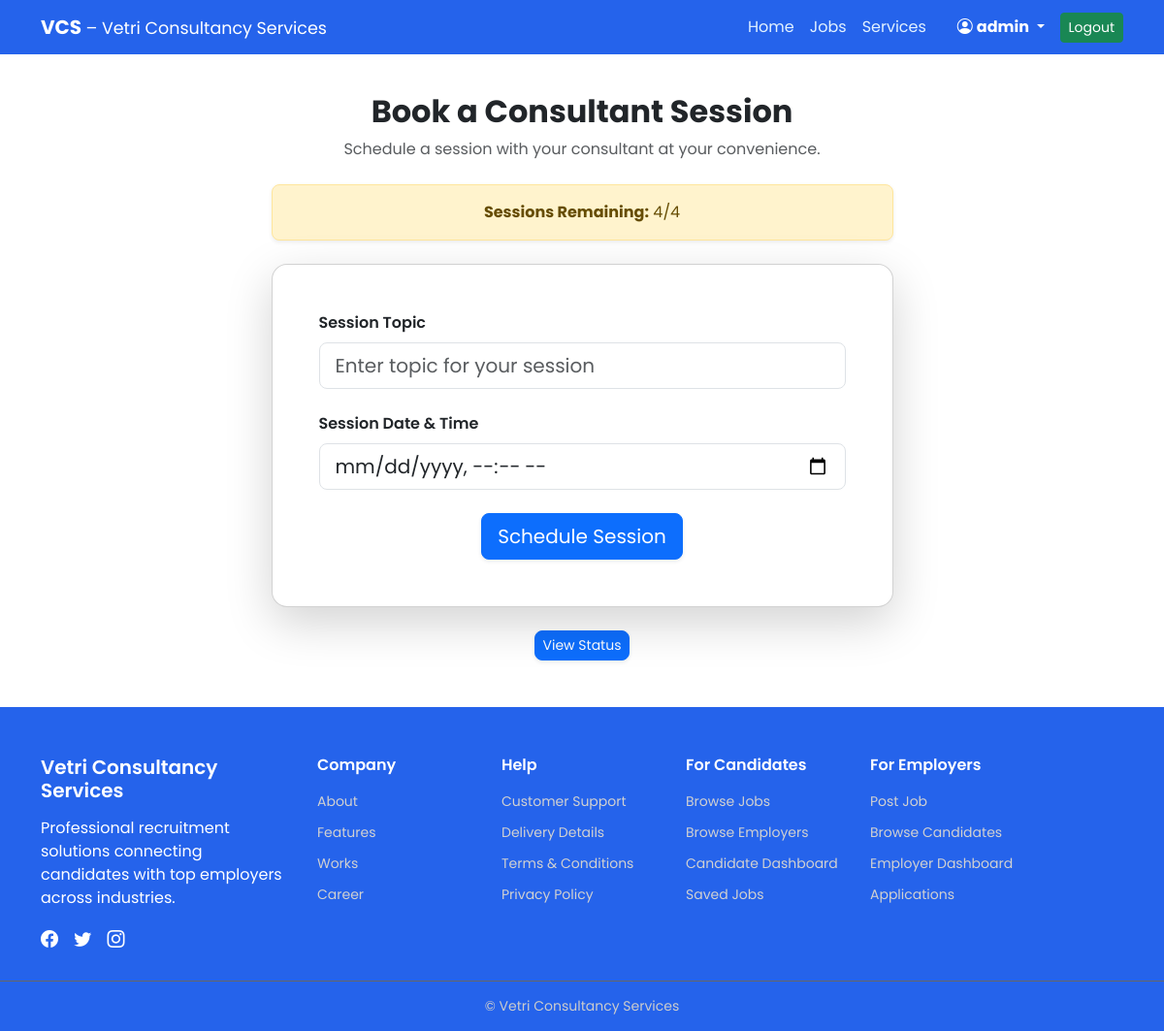
Screenshot of /pro_features/session/ (signed in) with the database file from the repository.
### accounts/models.py (models this page shows)
class User(AbstractUser):
    USER_TYPE = (
        ('free', 'Free'),
        ('pro', 'Pro'),
        ('pro_plus', 'Pro Plus'),
        ('consultant', 'Consultant'),
        ('admin', 'Admin'),
        ('trainee','Trainee'),
    )
    user_type = models.CharField(
        max_length=15,
        choices=USER_TYPE,
        default='free'
    )
    pro_subscription_active = models.BooleanField(default=False)
    whatsapp_number = models.CharField(max_length=15, blank=True, null=True)

### pro_features/models.py (models this page shows, shortened)
class ConsultantSessionQuota(models.Model):
    user = models.OneToOneField(User,on_delete=models.CASCADE)
    total_sessions = models.IntegerField(default=1)
    remaining_sessions = models.IntegerField(default=1)
    month = models.IntegerField()

### pro_features/views.py (the view, shortened to what this page needs)
# urls.py: path('session/', views.schedule_session, name='schedule_session'),
@login_required
def schedule_session(request):
    user_type_raw = request.user.profile.user_type
    user_type = user_type_raw.lower().replace("_", "").replace(" ", "").strip()
    now = datetime.now()
    perks = []
    mock_interview_info = None
    total_sessions = 4 if user_type == "proplus" else 1
    quota, created = ConsultantSessionQuota.objects.get_or_create(
        user=request.user,
        month=now.month,
        defaults={
            "total_sessions": total_sessions,
            "remaining_sessions": total_sessions
        }
    )
    if user_type == "proplus":
        if quota.remaining_sessions < total_sessions or quota.total_sessions < total_sessions:
            quota.total_sessions = total_sessions
            quota.remaining_sessions = total_sessions
            quota.save()
    if user_type == "proplus":
        perks = [
            "4 live consultant-led mock interviews per month with detailed feedback and improvement plans",
            "4 one-to-one career mentoring sessions (30 mins each) per month; SLA of 2 business hours for escalations"
        ]
    scheduled_sessions = ConsultantSession.objects.filter(
        user=request.user,
        session_date__month=now.month
    ).order_by("session_date")
    mock_interview_info = {
        "total": quota.total_sessions,
        "used": quota.total_sessions - quota.remaining_sessions,
        "remaining": quota.remaining_sessions
    }
    return render(request, "pro_features/session.html", {
        "quota": quota,
        "perks": perks,
        "mock_interview_info": mock_interview_info,
        "scheduled_sessions": scheduled_sessions,
        "user_type": user_type
    })

### pro_features/templates/pro_features/session.html (shortened to what this page needs)
{% extends "base.html" %}
{% block content %}
<div class="container mt-5 pt-5 mb-5">
    <div class="row justify-content-center">
        <div class="col-lg-7">
            <div class="text-center mb-4">
                <h2 class="fw-bold">Book a Consultant Session</h2>
                <p class="text-muted">Schedule a session with your consultant at your convenience.</p>
            </div>
            <div class="alert alert-warning rounded-3 text-center mb-4 shadow-sm">
                <strong>Sessions Remaining:</strong>
                {{ quota.remaining_sessions }}/{{ quota.total_sessions }}
            </div>
            <div class="card shadow-lg rounded-4 p-5 mb-4">
                <form method="POST">
                    <div class="mb-4">
                        <label class="form-label fw-semibold">Session Topic</label>
                        <input type="text" name="topic"
                               class="form-control form-control-lg rounded-3"
                               placeholder="Enter topic for your session"
                               required>
                    </div>
                    <div class="mb-4">
                        <label class="form-label fw-semibold">Session Date & Time</label>
                        <input type="datetime-local" name="session_date"
                               class="form-control form-control-lg rounded-3"
                               required>
                    </div>
                    <div class="d-flex justify-content-center mt-3">
    <button type="submit" class="btn btn-primary btn-lg rounded-3 shadow-sm">
        Schedule Session
    </button>
</div>
                </form>
            </div>
<div class="d-flex justify-content-center mt-4">
    <a href="{% url 'pro_features:my_sessions_status' %}"
       class="btn btn-primary btn-sm rounded-3 shadow-sm">
       View Status
    </a>
</div>
        </div>
    </div>
</div>
{% endblock %}

### templates/base.html (shortened to what this page needs)
{% load static %}
<!DOCTYPE html>
<html lang="en">
<head>
    <link rel="stylesheet" href="https://cdn.jsdelivr.net/npm/bootstrap-icons@1.11.3/font/bootstrap-icons.css">
    <link href="https://cdn.jsdelivr.net/npm/bootstrap@5.3.2/dist/css/bootstrap.min.css" rel="stylesheet">
</head>
<body>
<nav class="navbar navbar-expand-lg navbar-dark fixed-top">
  <div class="container">
    <a class="navbar-brand fw-bold" href="{% url 'dashboard' %}">
      VCS <span class="fw-normal small">– Vetri Consultancy Services</span>
    </a>
    <div class="collapse navbar-collapse" id="vcsNav">
      <ul class="navbar-nav ms-auto align-items-lg-center">
        {% if user.is_authenticated %}
          <li class="nav-item">
            <a class="nav-link {% if request.resolver_match.url_name == 'dashboard' %}active{% endif %}" href="{% url 'dashboard' %}">Home</a>
          </li>
          <li class="nav-item">
            <a class="nav-link {% if request.resolver_match.url_name == 'job_list' and request.resolver_match.namespace == 'jobs' %}active{% endif %}" href="{% url 'jobs:job_list' %}">Jobs</a>
          </li>
          <li class="nav-item">
            <a class="nav-link {% if request.resolver_match.url_name == 'services' %}active{% endif %}" href="{% url 'services' %}">Services</a>
          </li>
          <li class="nav-item dropdown ms-lg-3">
            <a class="nav-link dropdown-toggle text-white fw-bold" href="#" id="userDropdown" role="button" data-bs-toggle="dropdown" aria-expanded="false">
              <i class="bi bi-person-circle me-1"></i>{{ user.username }}
            </a>
          </li>
          <li class="nav-item ms-lg-2">
            <form method="post" action="{% url 'logout' %}">
              <button class="btn btn-success btn-sm">Logout</button>
            </form>
          </li>
        {% endif %}
      </ul>
    </div>
  </div>
</nav>
<div  >
    {% block content %}{% endblock %}
</div>
<footer class="vcs-footer mt-5">
  <div class="container">
    <div class="row gy-4">
      <div class="col-lg-3 col-md-6">
        <h5 class="footer-logo">Vetri Consultancy Services</h5>
        <p class="footer-text">
          Professional recruitment solutions connecting candidates with top employers across industries.
        </p>
        <div class="footer-social">
          <i class="bi bi-facebook"></i>
          <i class="bi bi-twitter"></i>
          <i class="bi bi-instagram"></i>
        </div>
      </div>
      <div class="col-lg-2 col-md-6">
        <h6>Company</h6>
        <ul>
          <li><a href="#">About</a></li>
          <li><a href="#">Features</a></li>
          <li><a href="#">Works</a></li>
          <li><a href="#">Career</a></li>
        </ul>
      </div>
      <div class="col-lg-2 col-md-6">
        <h6>Help</h6>
        <ul>
          <li><a href="#">Customer Support</a></li>
          <li><a href="#">Delivery Details</a></li>
          <li><a href="#">Terms & Conditions</a></li>
          <li><a href="#">Privacy Policy</a></li>
        </ul>
      </div>
      <div class="col-lg-2 col-md-6">
        <h6>For Candidates</h6>
        <ul>
          <li><a href="#">Browse Jobs</a></li>
          <li><a href="#">Browse Employers</a></li>
          <li><a href="#">Candidate Dashboard</a></li>
          <li><a href="#">Saved Jobs</a></li>
        </ul>
      </div>
      <div class="col-lg-3 col-md-6">
        <h6>For Employers</h6>
        <ul>
          <li><a href="#">Post Job</a></li>
          <li><a href="#">Browse Candidates</a></li>
          <li><a href="#">Employer Dashboard</a></li>
          <li><a href="#">Applications</a></li>
        </ul>
      </div>
    </div>
  </div>
  <div class="footer-bottom text-center">
    &copy; {{ now.year }} Vetri Consultancy Services
  </div>
</footer>
</body>
</html>

### templates/base.html (style rules this page uses)
body { font-family: 'Poppins', sans-serif; }
.navbar { background-color: #2563eb; }
.navbar .nav-link { color: #e3f2ff; }
.vcs-footer { background: #2563eb; color: #fff; padding: 50px 0 0; }
.vcs-footer h6, .footer-logo { font-weight: 600; margin-bottom: 15px; }
.vcs-footer ul { list-style: none; padding: 0; }
.vcs-footer ul li { margin-bottom: 8px; }
.vcs-footer ul li a { color: #d1d1d1; text-decoration: none; font-size: 14px; }
.footer-social i { font-size: 18px; margin-right: 12px; cursor: pointer; }
.footer-bottom { border-top: 1px solid #666; margin-top: 30px; padding: 15px; font-size: 14px; color: #ccc; }

### rows the page displays
User: username "admin"
ConsultantSessionQuota: remaining_sessions "4", total_sessions "4"
